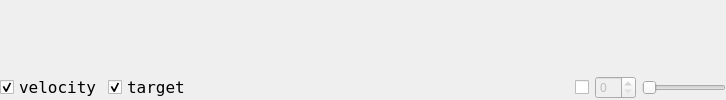
        <widget class="QWidget" name="tab_2">
         <attribute name="title">
          <string>Velocity</string>
         </attribute>
         <layout class="QGridLayout" name="gridLayout_7" rowstretch="12,0">
          <property name="leftMargin">
           <number>0</number>
          </property>
          <property name="topMargin">
           <number>0</number>
          </property>
          <property name="rightMargin">
           <number>0</number>
          </property>
          <property name="bottomMargin">
           <number>0</number>
          </property>
          <item row="0" column="0">
           <widget class="QCustomPlot" name="widgetPlot2" native="true"/>
          </item>
          <item row="1" column="0">
           <layout class="QHBoxLayout" name="horizontalLayout_3">
            <item>
             <widget class="QCheckBox" name="checkboxData2_1">
              <property name="font">
               <font>
                <family>Fixedsys</family>
                <pointsize>12</pointsize>
                <weight>50</weight>
                <italic>false</italic>
                <bold>false</bold>
               </font>
              </property>
              <property name="text">
               <string>velocity</string>
              </property>
              <property name="checked">
               <bool>true</bool>
              </property>
             </widget>
            </item>
            <item>
             <widget class="QCheckBox" name="checkboxData2_2">
              <property name="font">
               <font>
                <family>Fixedsys</family>
                <pointsize>12</pointsize>
                <weight>50</weight>
                <italic>false</italic>
                <bold>false</bold>
               </font>
              </property>
              <property name="text">
               <string>target</string>
              </property>
              <property name="checked">
               <bool>true</bool>
              </property>
             </widget>
            </item>
            <item>
             <spacer name="horizontalSpacer_2">
              <property name="orientation">
               <enum>Qt::Horizontal</enum>
              </property>
              <property name="sizeHint" stdset="0">
               <size>
                <width>378</width>
                <height>20</height>
               </size>
              </property>
             </spacer>
            </item>
            <item>
             <widget class="QCheckBox" name="xScale_2">
              <property name="text">
               <string/>
              </property>
             </widget>
            </item>
            <item>
             <widget class="QSpinBox" name="xScale_spinBox2">
              <property name="enabled">
               <bool>false</bool>
              </property>
             </widget>
            </item>
            <item>
             <widget class="QSlider" name="horizontalSlider_2">
              <property name="enabled">
               <bool>false</bool>
              </property>
              <property name="orientation">
               <enum>Qt::Horizontal</enum>
              </property>
             </widget>
            </item>
           </layout>
          </item>
         </layout>
        </widget>
